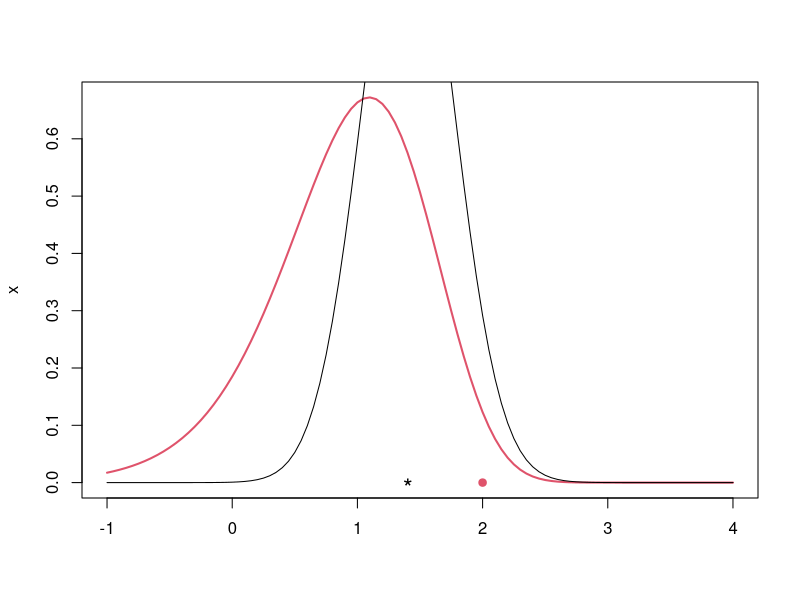
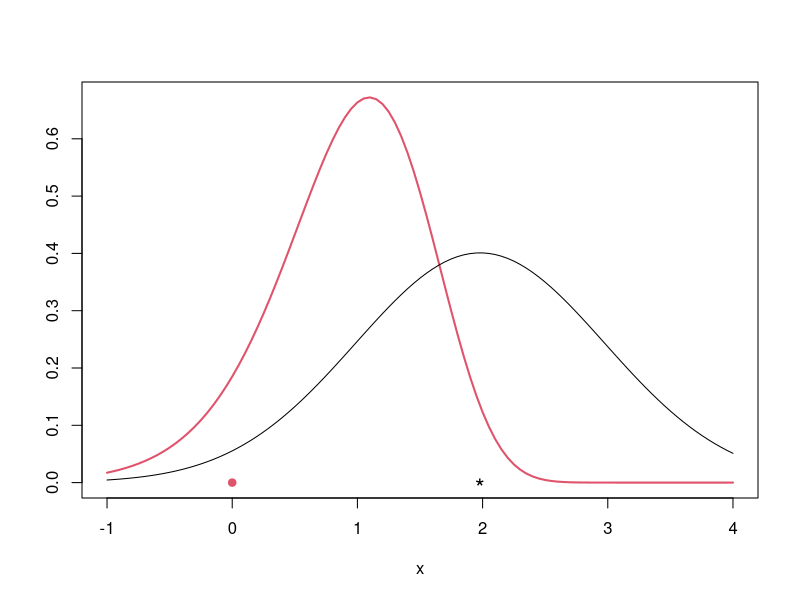
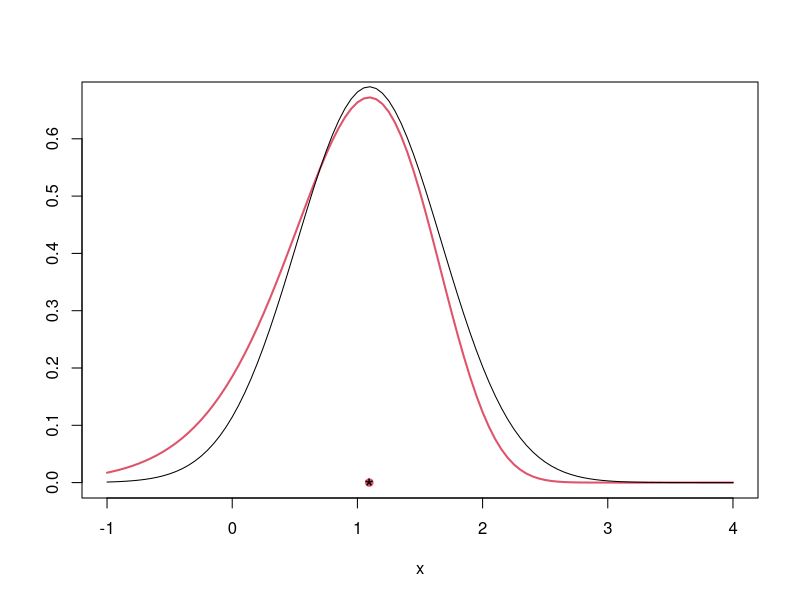

The R script that drew these images, in order:
y = 3
tau_x = 0.01

full_conditional = function(x, tau_x, log=T, y_obs=y)
{
  d = -0.5 * tau_x * x^2 - exp(x) + x*y_obs
  if(log) return(d)
  else return(exp(d))
}

f_I = function(x, y_obs = y, tau_x)
{
   return(- tau_x*x + y_obs - exp(x))
}


f_II  = function(x,  tau_x)
{
  return(-tau_x-exp(x))
}

gauss_app = function(x,x0, y_obs =  y, tau_x, log=T)
  { 
    a = full_conditional(x0, y_obs, tau_x) - 
      f_I(x0, y_obs, tau_x)*x0 + 0.5*f_II(x0,  tau_x)*x0^2
    b <- f_I(x0, y_obs, tau_x) - f_II(x0, tau_x)*x0
    c <- -f_II(x0, tau_x)
    
    res = exp(-0.5*c*x^2+b*x)
    sd = sqrt(1/c)
    mean = b/c
    return(list(app = res, mean = mean, sd = sd))
  }

const1 = integrate(full_conditional,log=F, tau_x=tau_x, lower = -Inf, upper = Inf)$value
mode = optimise(full_conditional, tau_x=tau_x, lower = -10, upper = 10, maximum = T)$maximum
####
x0 = 2
x = seq(-1,4,0.1)
curve(exp(full_conditional(x, tau_x = tau_x))/const1, from = -1, to=4, 
      lwd=2, col=2, ylab="x", xlab="")
approx= gauss_app(x,x0 = x0, y_obs =  y, tau_x = tau_x, log=T)
curve(dnorm(x, mean = approx$mean, sd = approx$sd), add=T)  
points(x0,0, pch = 19, col=2)
points(approx$mean, 0, pch = "*", cex=1.5)

####
x0 = 0
curve(exp(full_conditional(x, tau_x = tau_x))/const1, from = -1, to=4, 
      lwd=2, col=2, ylab="", xlab="x")
approx= gauss_app(x,x0 = x0, y_obs =  y, tau_x = tau_x, log=T)
curve(dnorm(x, mean = approx$mean, sd = approx$sd), add=T)  
points(x0,0, pch = 19, col=2)
points(approx$mean, 0, pch = "*", cex=1.5)

####
x0 = mode
curve(exp(full_conditional(x, tau_x = tau_x))/const1, from = -1, to=4, 
      lwd=2, col=2, ylab="", xlab="x")
approx= gauss_app(x,x0 = x0, y_obs =  y, tau_x = tau_x, log=T)
curve(dnorm(x, mean = approx$mean, sd = approx$sd), add=T)  
points(mode,0, pch = 19, col=2)
points(approx$mean, 0, pch = "*", cex=1.5)


